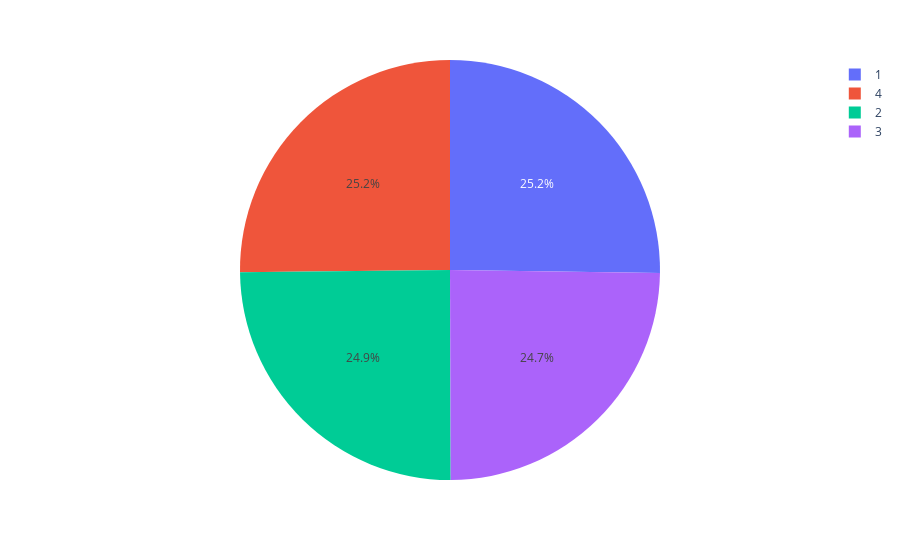

This figure's notebook cell:
### Code cell
#Data Visualiztion
px.pie(data,names='season')  # 1 - Spring, 2 - summer, 3 - rainfall 4 - winter

### Figure 1 — Plotly figure (JSON) as saved in the notebook; plotly's stock layout.template omitted (floating-point values rounded to 4 significant figures; data arrays with more than 128 entries replaced by an {"elided": "..."} marker saying what was removed)
{"data": [{"domain": {"x": [0, 1], "y": [0, 1]}, "hovertemplate": "season=%{label}<extra></extra>", "labels": {"elided": "10583 int values"}, "legendgroup": "", "name": "", "showlegend": true, "type": "pie"}], "layout": {"legend": {"tracegroupgap": 0}, "margin": {"t": 60}}}
